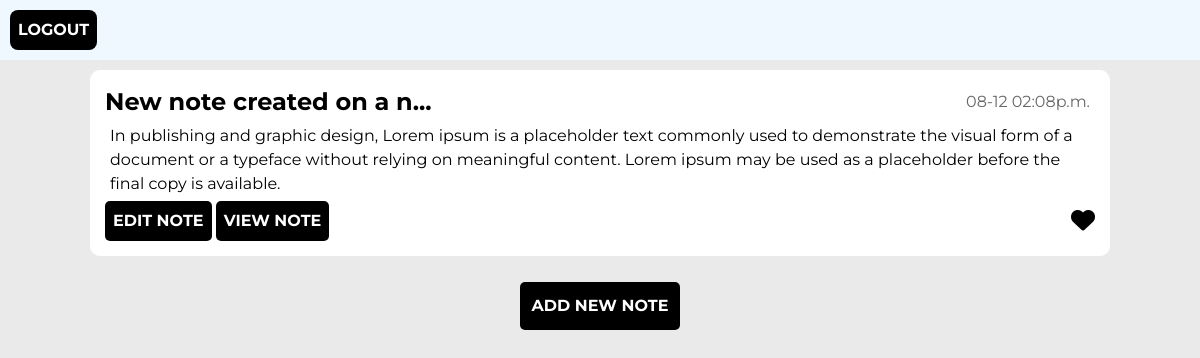
/notes/ (signed in), run on the app's committed database.
### quicknote/models.py (models this page shows, shortened)
class Note(models.Model):
    notesContent = models.TextField(max_length=1024)
    date_created = models.DateTimeField(auto_now=True)
    owner = models.ForeignKey(User, on_delete=models.CASCADE)
    note_title = models.CharField(max_length=50)
    is_fav = models.BooleanField(default=False)

### quicknote/views.py (the view)
# urls.py: path('notes/', views.Notes, name="Notes"),
@login_required
def Notes(req):
    notes = Note.objects.filter(owner = req.user).order_by("is_fav").reverse()
    context = {"notes": notes}
    return render(req,"notes.html", context)

### quicknote/templates/notes.html
{% extends "head.html" %}
{% block content %}
    {% if notes %}
    <div class="notes">
        {% for note in notes %}
        <div class="note">
            <div class="note-head">
                {% if note.note_title|length > 25 %}
                <h5 class="font-bold text-2xl">{{ note.note_title|slice:"23" }}...</h5>
                {% else %}
                <h5>{{ note.note_title }}</h5>
                {% endif %}
                <p class="date">{{ note.date_created|date:"m-d h:ma" }}</p>
            </div>
            {% if note.notesContent|length > 300 %}
            <p>{{ note.notesContent|slice:"300" }}...
                <span>See more</span></p>
            {% else %}
            <p>{{ note.notesContent }}</p>
                {% endif %}
                <div class="inte-sec">
                    <div>
                        <button class="bg-black font-bold p-2 text-white"><a href="{% url 'Edit' note.id %}">EDIT NOTE</a></button>
                        <button class="bg-black font-bold p-2 text-white"><a href="{% url 'ViewNote' note.id %}">VIEW NOTE</a></button>
                    </div>
                    <div class="sec-fav">
                        {% if note.is_fav %}
                        <i class="fa-solid fa-heart fa-xl" onclick="set_fav(`{% url 'SetFav' note.id %}`,`{{ csrf_token }}`,this) "></i>
                        {% else %}
                        <i class="fa-regular fa-heart fa-xl" onclick="set_fav(`{% url 'SetFav' note.id %}`,`{{ csrf_token }}`, this)"></i>
                        {% endif %}
                    </div>
                </div>
             </div>
          {% endfor %}
          {% else %}
          <h5 class="p-3 m-3 font-bold">No Notes Found<br>
              click below to start creating notes
          </h5>
          {% endif %}
          <button class="bg-black font-bold text-white p-3 m-4"><a href="{% url 'Create' %}">ADD NEW NOTE</a></button>
    </div>
{% endblock %}

### quicknote/templates/head.html (shortened to what this page needs)
{% load static %}
<!DOCTYPE html>
<html lang="en">
<head>
<link rel="stylesheet" href="{% static '/index.css' %}">
    <script src="https://cdn.tailwindcss.com"></script>
</head>
<body>
    {% if user.is_authenticated %}
    <div class="nav">
            <a href="{% url 'Logout' %}" class="link-underline-light h-full">
                <button class="bg-black text-white p-2 rounded-lg font-bold">LOGOUT</button>
            </a>
    </div>
    {% endif %}
    {% block content %}
    {% endblock %}
</body>
</html>

### quicknote/static/index.css (style rules this page uses)
body { background-color: rgb(234, 234, 234); font-family: "Montserrat", sans-serif; margin: 0; }
button { margin: 5px; }
.nav { background-color: aliceblue; padding: 10px; }
button, input[type="submit"] { background-color: black; border: none; color: white; font-weight: bold; border-radius: 5px; padding: 10px; text-transform: uppercase; }
a { text-decoration: none; color: white; }
.notes { display: flex; flex-direction: column; justify-items: center; align-items: center; }
.note { width: 85%; background-color: white; padding: 15px; margin: 10px; border-radius: 10px; }
.note p { margin: 5px; }
h5 { font-size: 1em; margin: 0; }
.inte-sec { display: flex; align-items: center; justify-content: space-between; }
.fa-heart, .fa-regular, .fa-solid { cursor: pointer; }
.date { color: rgb(104, 103, 103); }
.note-head { display: flex; align-items: center; justify-content: space-between; }

### data on the page
Note: note_title "New note created on a n", date_created "08-12 02:08p.m.", notesContent "In publishing and graphic design, Lorem ipsum is a placeholder text commonly used to demonstrate the visual form of a document or a typeface without relying on meaningful content. Lorem ipsum may be used as a placeholder before the final copy is available."
